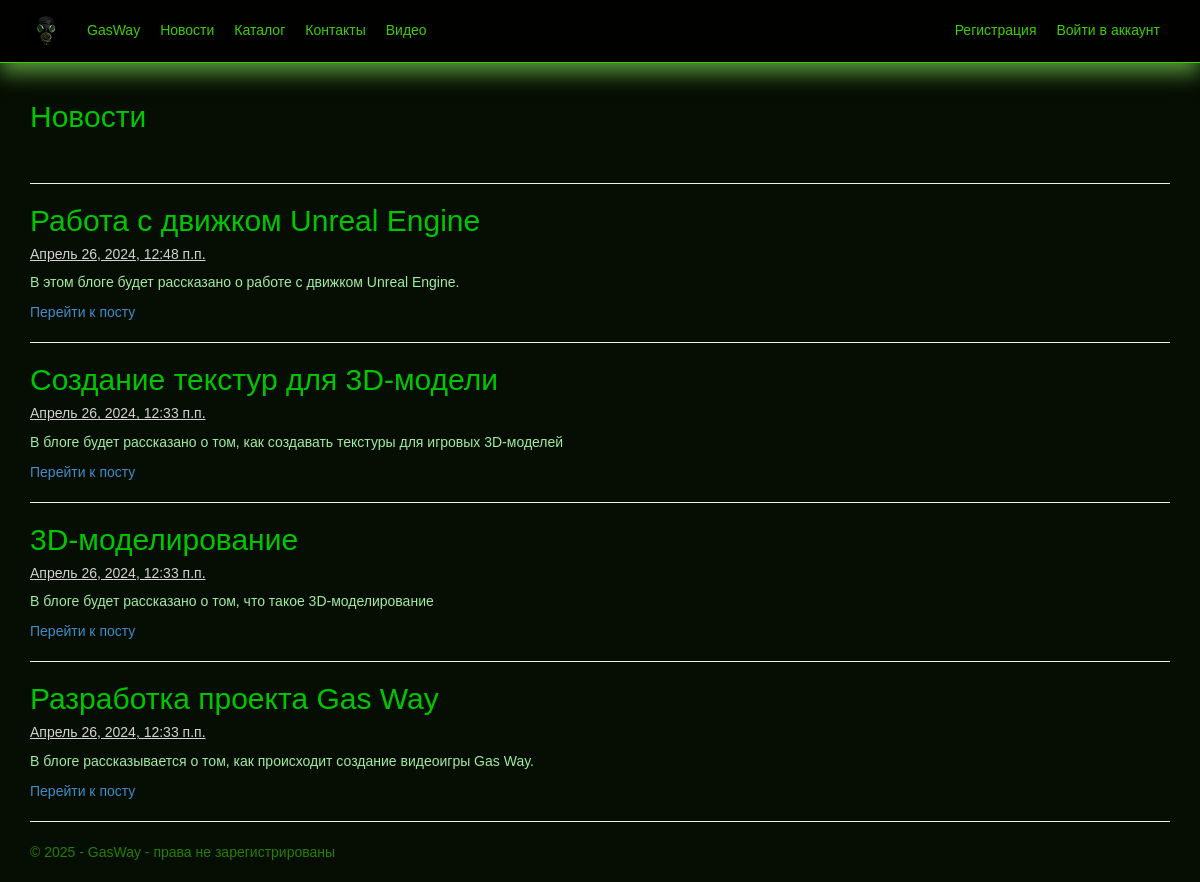
Screenshot of /blog/ with the database file from the repository.
### app/models.py (models this page shows, shortened)
class Blog(models.Model):
    title = models.CharField(max_length = 100, unique_for_date = "posted", verbose_name = "Заголовок")
    description = models.TextField(verbose_name = "Краткое содержание")
    content = models.TextField(verbose_name = "Полное содержание")
    posted = models.DateTimeField(default = datetime.now(), db_index = True, verbose_name = "Опубликована")
    author = models.ForeignKey(User, null = True, blank = True, on_delete = models.SET_NULL, verbose_name = "Автор")
    image = models.FileField(default = 'temp.jpg', verbose_name = "Путь к картинке")
    class Meta:
        db_table = "Posts" # Имя таблицы для модели
        ordering = ["-posted"] # Порядорк сортировки данных в модели ("-" означает по убыванию)
        verbose_name = "статья блога" # Имя, под которым модель будет отображаться в административном разделе (для одной статьи блога)
        verbose_name_plural = "статьи блога" # Тоже для вмех статей блога

### app/views.py (the view)
# urls.py: path('blog/', views.blog, name='blog'),
def blog(request):
    posts = Blog.objects.all() # запрос на выбор всех статей блога из модели
    assert isinstance(request, HttpRequest)
    return render(
        request,
        'app/blog.html',
        {
            'title': 'Новости',
            'posts': posts, #список статей в шаблон страницы
            'year': datetime.now().year,
        }
    )

### app/context_processors.py (called while the page is built)
def user_group_context(request):
    if request.user.is_authenticated:
        is_manager = request.user.groups.filter(name="Менеджер").exists()
    else:
        is_manager = False
    return {'is_manager': is_manager}

### app/templates/app/blog.html (shortened to what this page needs)
{% extends "app/layout.html" %}
{% block content %}
<h2>{{ title }}</h2>
<br />
{% for post in posts %}
<hr />
<div class="">
    <h2>{{post.title}}</h2>
    <h4>{{post.posted}}</h4>
    <p>{{post.description}}</p>
    <p><a href="{% url 'blogpost' parametr=post.id %}"> Перейти к посту </a></p>
</div>
{% endfor %}
{% endblock %}

### app/static/app/content/site.css (style rules this page uses)
body { padding-top: 80px; padding-bottom: 10px; }

### rows the page displays
Blog: title "Работа с движком Unreal Engine", posted "Апрель 26, 2024, 12:48 п.п.", description "В этом блоге будет рассказано о работе с движком Unreal Engine."
Blog: title "Создание текстур для 3D-модели", posted "Апрель 26, 2024, 12:33 п.п.", description "В блоге будет рассказано о том, как создавать текстуры для игровых 3D-моделей"
Blog: title "3D-моделирование", posted "Апрель 26, 2024, 12:33 п.п.", description "В блоге будет рассказано о том, что такое 3D-моделирование"
Blog: title "Разработка проекта Gas Way", posted "Апрель 26, 2024, 12:33 п.п.", description "В блоге рассказывается о том, как происходит создание видеоигры Gas Way."

### other values shown
{{ title }} "Новости"
